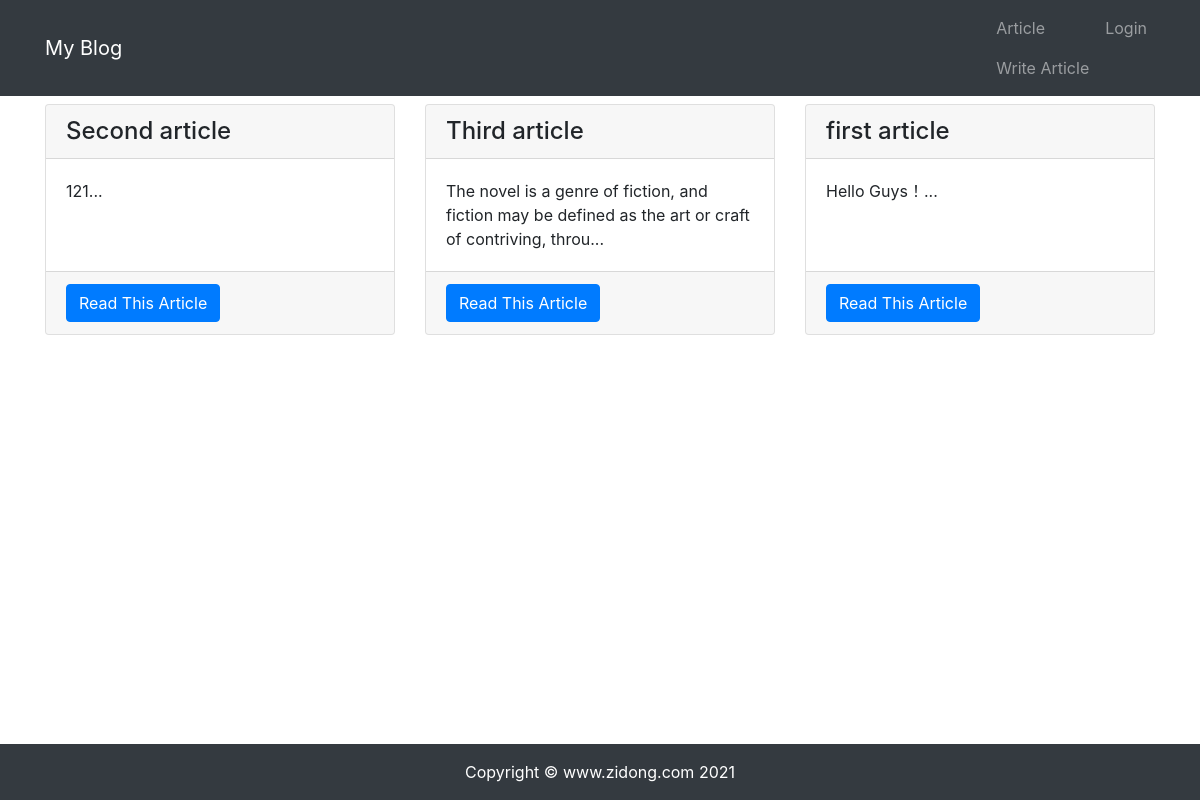
Before: /article/article-list/ with the older database file.
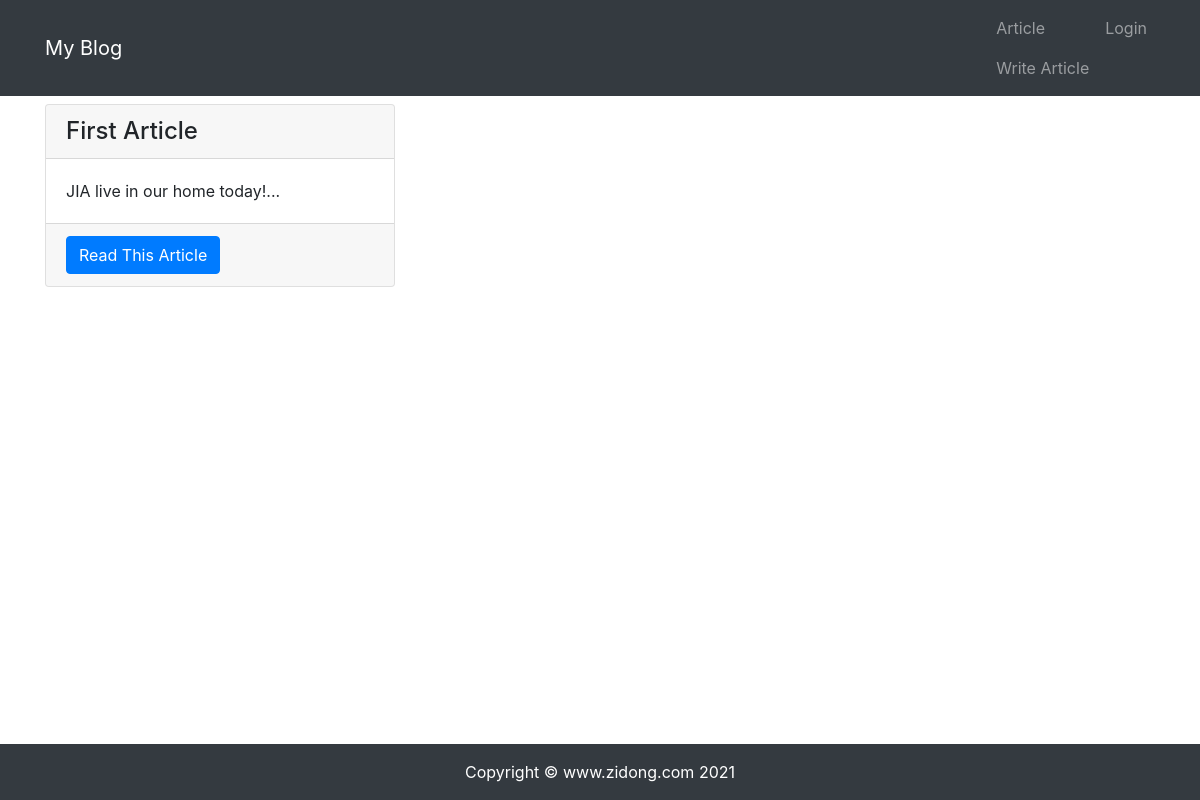
After: the same page with the newer database file.
### article/models.py (models this page shows, shortened)
class ArticlePost(models.Model):
    author = models.ForeignKey(User, on_delete=models.CASCADE)
    title = models.CharField(max_length=100)
    body = models.TextField()
    created = models.DateTimeField(default=timezone.now)
    updated = models.DateTimeField(auto_now=True)
    class Meta:
        ordering = ('-created',)

### article/views.py (the view)
# urls.py: path('article-list/', views.article_list, name='article_list'),
def article_list(request):
    articles = ArticlePost.objects.all()
    context = {'articles': articles}
    return render(request, 'article/list.html', context)

### templates/article/list.html (shortened to what this page needs)
{% extends "base.html" %}
{% load static %}
{% block content %}
<div class="container">
    <div class="row mt-2">
        {% for article in articles %}
        <div class="col-4 mb-4">
            <div class="card h-100">
                <h4 class="card-header">{{ article.title }}</h4>
                <div class="card-body">
                    <p class="card-text">{{ article.body|slice:'100' }}...</p>
                </div>
                <div class="card-footer">
                    <a href="{% url 'article:article_detail' article.id %}" class="btn btn-primary">Read This Article</a>
                </div>
            </div>
        </div>
        {% endfor %}
    </div>
</div>
{% endblock content %}

### templates/base.html (shortened to what this page needs)
{% load static %}
<!DOCTYPE html>
<html lang="en">
<head>
    <link rel="stylesheet" href="{% static 'bootstrap/css/bootstrap.min.css' %}">
</head>
<body>
    {% include 'header.html' %}
    {% block content %}{% endblock content %}
    {% include 'footer.html' %}
</body>
</html>

### templates/header.html (shortened to what this page needs)
<nav class="navbar navbar-expand-lg navbar-dark bg-dark">
    <div class="container">
        <a class="navbar-brand" href="#">My Blog</a>
        <div>
            <ul class="navbar-nav">
                <li class="nav-item">
                    <a class="nav-link" href="{% url 'article:article_list' %}">Article</a>
                    <a class="nav-link" href="{% url 'article:article_create' %}">Write Article</a>
                </li>
                {% if user.is_authenticated %}
                    <li class="nav-item dropdown">
                        <a class="nav-link dropdown-toggle" href="#" id="navbarDropdown" role="button"
                           data-toggle="dropdown" aria-haspopup="true" aria-expanded="false">
                            {{ user.username }}
                        </a>
                        <div class="dropdown-menu" aria-labelledby="navbarDropdown">
                            <a class="dropdown-item" href='{% url "userprofile:edit" user.id %}'>User Info</a>
                            <a class="dropdown-item" href="#" onclick="user_delete()">Delete User</a>
                            <a class="dropdown-item" href='{% url "userprofile:logout" %}'>Log out</a>
                        </div>
                    </li>
                {% else %}
                    <li class="nav-item">
                        <a class="nav-link" href="{% url 'userprofile:login' %}">Login</a>
                    </li>
                {% endif %}
            </ul>
        </div>
    </div>
</nav>

### templates/footer.html
{% load static %}
<div>
    <br><br><br>
</div>
<footer class="py-3 bg-dark fixed-bottom">
    <div class="container">
        <p class="m-0 text-center text-white">Copyright &copy; www.zidong.com 2021</p>
    </div>
</footer>

Changed rows visible on the page:
removed ArticlePost: title "Second article", body "121"
removed ArticlePost: title "Third article", body "The novel is a genre of fiction, and fiction may be defined as the art or craft of contriving, throu"
removed ArticlePost: title "first article", body "Hello Guys！"
added ArticlePost: title "First Article", body "JIA live in our home today!"
